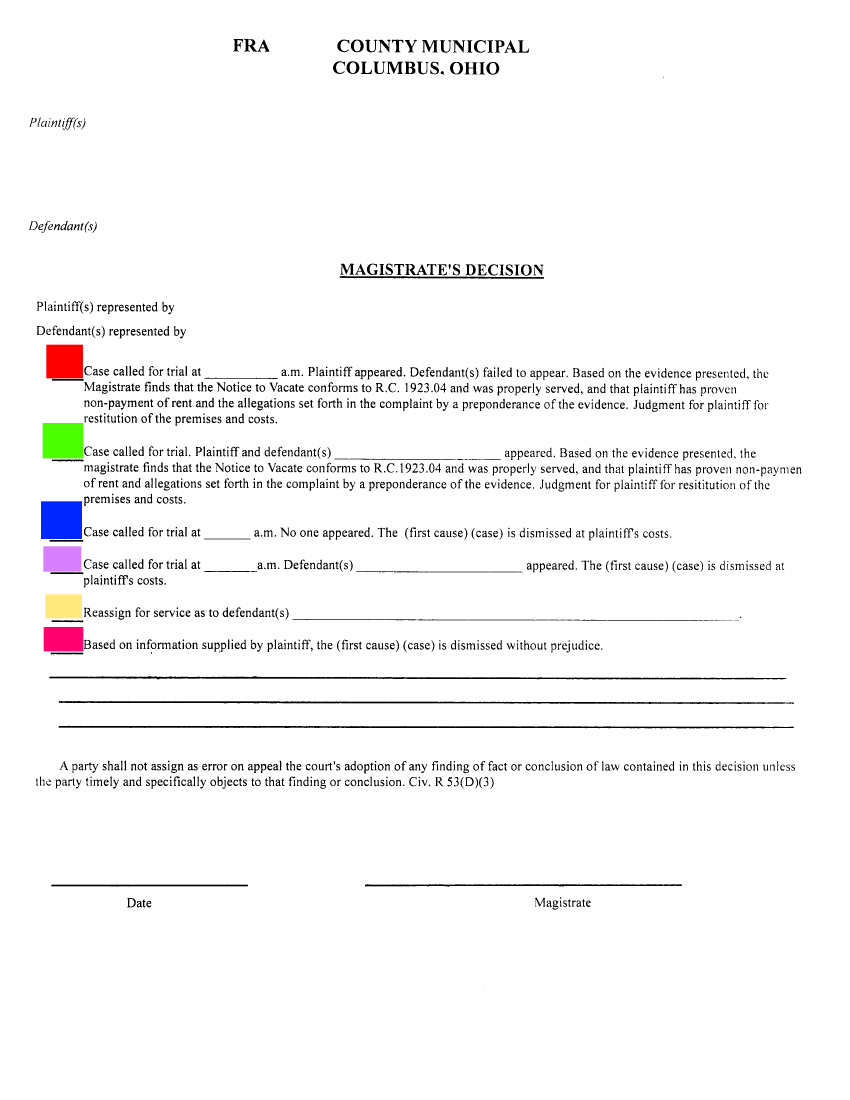
#> input picture apps/nextgen/files/template-boxes.png, 2550 x 3300 px (shown at 1/3 size)
$ python extract_color_roi.py --image template-boxes.png
#> lines starting #> are read from the running program, lines starting #| are printed output that depends on the picture; after the words box and inside, x2 and y2 are one past the last pixel; in counts of white or black regions, pixels touching at a corner belong together
import cv2
import numpy as np
import json
import argparse
import os


def order_corners_clockwise(pts):
    """
    Order 4 points as: top-left, top-right, bottom-right, bottom-left.
    pts: Nx2 array
    """
    pts = np.array(pts, dtype=np.float32)
    c = np.mean(pts, axis=0)
    d = pts - c
    angles = np.arctan2(d[:, 1], d[:, 0])
    # Sort by angle: TL(-pi,-pi/2), TR(-pi/2,0), BR(0,pi/2), BL(pi/2,pi)
    idx = np.argsort(angles)
    pts_sorted = pts[idx]

    # After sort by angle, ensure TL first. Among the two with smallest y, the leftmost is TL.
    # Alternatively, we can do a more stable approach:
    s = pts_sorted.sum(axis=1)  # TL has smallest sum
    diff = np.diff(
        pts_sorted, axis=1
    ).ravel()  # TR has smallest diff, BL has largest diff
    tl = pts_sorted[np.argmin(s)]
    br = pts_sorted[np.argmax(s)]
    tr = pts_sorted[np.argmin(diff)]
    bl = pts_sorted[np.argmax(diff)]
    return np.array([tl, tr, br, bl], dtype=np.float32)


def mean_hex_color(img_bgr, mask):
    """
    Compute mean BGR within mask and return HEX string (#RRGGBB).
    """
    if mask.sum() == 0:
        return "#000000"
    mean_bgr = cv2.mean(img_bgr, mask=mask.astype(np.uint8))[0:3]  # (b, g, r, _)
    b, g, r = [int(round(x)) for x in mean_bgr]
    return "#{:02X}{:02X}{:02X}".format(r, g, b)


def find_colored_boxes(image_bgr, min_area=5000, approx_eps_frac=0.02):
    """
    Detect colored rectangular boxes and return list of dicts:
    { 'id': i, 'color_hex': '#RRGGBB', 'corners': [[x,y], ...] (TL,TR,BR,BL), 'bbox': [x,y,w,h] }
    """
    h, w = image_bgr.shape[:2]
    # Smooth slightly to reduce noise
    blur = cv2.GaussianBlur(image_bgr, (5, 5), 0)

    # Convert to HSV; colored boxes should have higher saturation than background template
    hsv = cv2.cvtColor(blur, cv2.COLOR_BGR2HSV)

    # Generic "colorful" mask: high S (saturation), not too dark, not too bright
    # Adjust thresholds if needed:
    # S > 60 filters out grayscale/black template lines; V between 50..255 keeps visible colors
    s_min = 60
    v_min = 40
    color_mask = (hsv[:, :, 1] > s_min) & (hsv[:, :, 2] > v_min)

    mask = color_mask.astype(np.uint8) * 255

    # Morphology to clean up
    kernel = cv2.getStructuringElement(cv2.MORPH_RECT, (5, 5))
    mask = cv2.morphologyEx(mask, cv2.MORPH_OPEN, kernel, iterations=1)
    mask = cv2.morphologyEx(mask, cv2.MORPH_CLOSE, kernel, iterations=1)

    # Find contours
    contours, _ = cv2.findContours(mask, cv2.RETR_EXTERNAL, cv2.CHAIN_APPROX_SIMPLE)

    rois = []
    debug_mask = np.zeros((h, w), dtype=np.uint8)

    for i, cnt in enumerate(contours):
        area = cv2.contourArea(cnt)
        if area < min_area:
            continue

        # Approximate polygon
        peri = cv2.arcLength(cnt, True)
        approx = cv2.approxPolyDP(cnt, approx_eps_frac * peri, True)

        # Try to enforce 4 corners by fallback to minAreaRect if approx != 4
        if len(approx) != 4:
            rect = cv2.minAreaRect(cnt)
            box = cv2.boxPoints(rect)  # 4x2 float
            approx = np.int32(box).reshape(-1, 1, 2)

        if len(approx) != 4:
            # Skip weird shapes
            continue

        pts = approx.reshape(-1, 2)  # shape (4,2)
        # Order corners TL, TR, BR, BL
        corners = order_corners_clockwise(pts)

        # Bounding box (int)
        x, y, bw, bh = cv2.boundingRect(pts)

        # Create a mask for this contour to compute mean color
        roi_mask = np.zeros((h, w), dtype=np.uint8)
        cv2.drawContours(roi_mask, [cnt], -1, 255, thickness=cv2.FILLED)

        color_hex = mean_hex_color(image_bgr, roi_mask)

        rois.append(
            {
                "id": i,
                "color_hex": color_hex,
                "corners": corners.astype(int).tolist(),  # [[x,y], ...] TL,TR,BR,BL
                "bbox": [int(x), int(y), int(bw), int(bh)],
                "area": float(area),
            }
        )

        # For debug mask (optional)
        debug_mask[roi_mask > 0] = 255

    # Sort by top-left x,y to have stable ordering across runs (optional)
    def tl_key(roi):
        tl = roi["corners"][0]
        return (tl[1], tl[0])  # sort by y, then x

    rois.sort(key=tl_key)

    return rois, mask, debug_mask


def visualize(image_bgr, rois, window_name="Colored ROIs"):
    vis = image_bgr.copy()
    for roi in rois:
        corners = np.array(roi["corners"], dtype=np.int32)
        color_hex = roi["color_hex"]
        # Draw polygon
        cv2.polylines(vis, [corners], isClosed=True, color=(0, 255, 255), thickness=2)
        # Draw corner circles and labels
        for idx, (x, y) in enumerate(corners):
            cv2.circle(vis, (x, y), 6, (0, 0, 255), -1)
            cv2.putText(
                vis,
                f"{idx}",
                (x + 6, y - 6),
                cv2.FONT_HERSHEY_SIMPLEX,
                0.6,
                (50, 50, 50),
                2,
                cv2.LINE_AA,
            )
        # Put the color hex near TL
        tlx, tly = corners[0]
        cv2.putText(
            vis,
            color_hex,
            (tlx, tly - 10),
            cv2.FONT_HERSHEY_SIMPLEX,
            0.6,
            (40, 200, 40),
            2,
            cv2.LINE_AA,
        )
    return vis


def main():
    parser = argparse.ArgumentParser(
        description="Extract corners of color-filled ROI boxes from a template image."
    )
    parser.add_argument(
        "--image", required=True, help="Path to PNG with colored boxes over template."
    )
    parser.add_argument(
        "--min_area",
        type=int,
        default=5000,
        help="Minimum contour area to accept as a box.",
    )
    parser.add_argument(
        "--eps_frac",
        type=float,
        default=0.02,
        help="ApproxPolyDP epsilon as fraction of perimeter.",
    )
    parser.add_argument(
        "--save_json", default=None, help="Optional path to save ROI corners as JSON."
    )
    parser.add_argument(
        "--save_debug",
        default=None,
        help="Optional path to save debug visualization PNG.",
    )
    args = parser.parse_args()

    img = cv2.imread(args.image, cv2.IMREAD_COLOR)
#> img is the input picture: shape (3300, 2550, 3); mean B, G, R 246.8, 246.7, 247.1
    if img is None:
        raise IOError(f"Could not load image: {args.image}")

    rois, mask, dbg_mask = find_colored_boxes(
        img, min_area=args.min_area, approx_eps_frac=args.eps_frac
    )
#> in find_colored_boxes, `hsv = cv2.cvtColor(blur, cv2.COLOR_BGR2HSV)`: hsv: shape (3300, 2550, 3); mean H, S, V 0.7, 1.7, 247.8
#> in find_colored_boxes, `color_mask = (hsv[:, :, 1] > s_min) & (hsv[:, :, 2] > v_min)`:
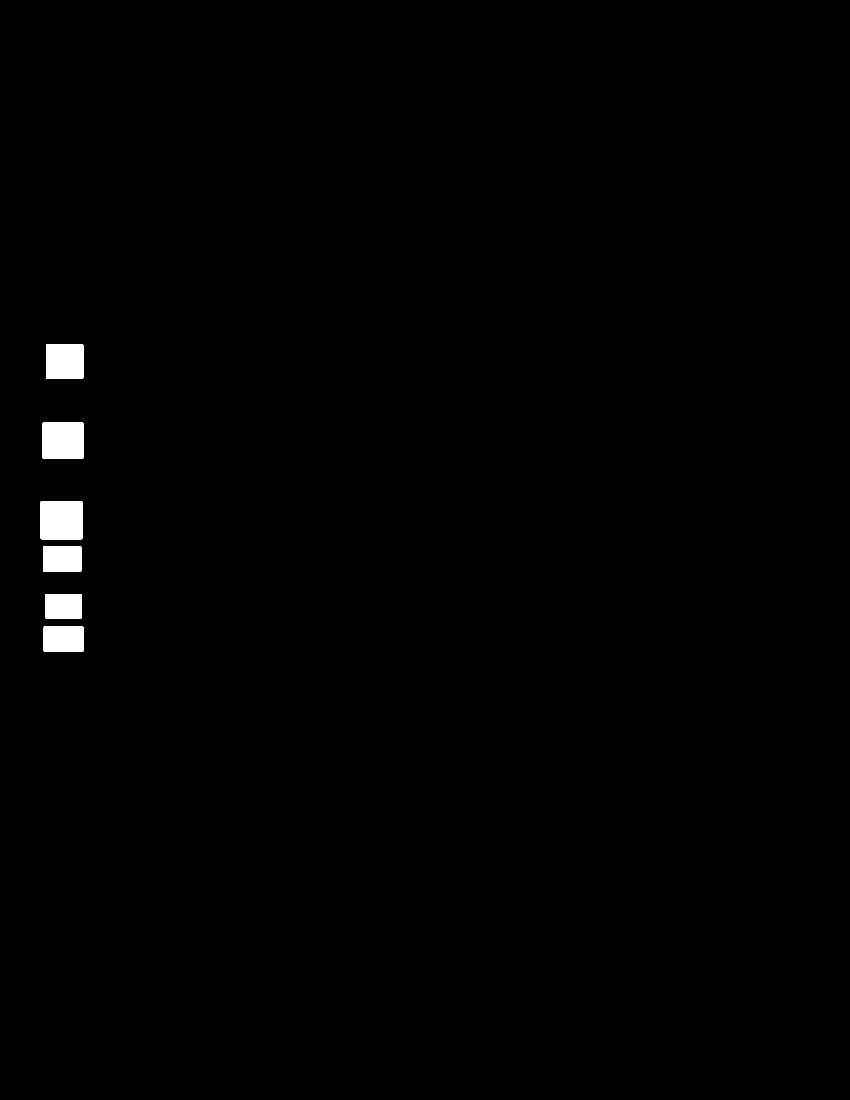
#> color_mask: shape (3300, 2550) bool (shown at 1/3 size); 0.77% white; 6 white regions, box (x1, y1, x2, y2) and area: (122, 1503, 247, 1618) 14363, (127, 1268, 251, 1376) 13380, (138, 1033, 250, 1136) 11524, (130, 1880, 251, 1955) 9063, (130, 1639, 244, 1715) 8660, (136, 1783, 246, 1855) 7916
#> in find_colored_boxes, `mask = color_mask.astype(np.uint8) * 255`: mask: shape (3300, 2550); 0.77% white; 6 white regions
#> in find_colored_boxes, `contours, _ = cv2.findContours(mask, cv2.RETR_EXTERNAL, cv2.CHAIN_APPR..`: contours = 6 contours; box (x1, y1, x2, y2) and area: (122, 1503, 247, 1618) 14128, (127, 1268, 251, 1376) 13153, (138, 1033, 250, 1136) 11314, (130, 1880, 251, 1955) 8872, (130, 1639, 244, 1715) 8473, (136, 1783, 246, 1855) 7737
#> the loop in find_colored_boxes, `for i, cnt in enumerate(contours):` made 6 passes
#> (area, peri, c in order_corners_clockwise, d in order_corners_clockwise, angles in order_corners_clockwise, s in order_corners_clockwise, diff in order_corners_clockwise) on passes 1, 4, 5: (8872, 383.3, [190, 1917], [[-60, -35], [-58, 37], [60, 35], [58, -37]], [-2.61, 2.57, 0.528, -0.568], [2012, 2128, 2202, 2086], [1752, 1632, 1702, 1822]), (14128, 471.3, [184, 1560], [[-62, -55], [-60, 57], [62, 55], [60, -57]], [-2.42, 2.38, 0.726, -0.76], [1627, 1747, 1861, 1741], [1383, 1259, 1369, 1493]), (13153, 455.3, [188.5, 1321.5], [[-61.5, -51.5], [-59.5, 53.5], [61.5, 51.5], [59.5, -53.5]], [-2.44, 2.41, 0.697, -0.732], [1397, 1516, 1623, 1504], [1143, 1020, 1123, 1246])
#> (area, peri, c in order_corners_clockwise, d in order_corners_clockwise, angles in order_corners_clockwise, s in order_corners_clockwise, diff in order_corners_clockwise) on passes 2 to 3: (7737, 357.7, [190.5, 1818.5], [[-54.5, -34.5], [-53.5, 35.5], [54.5, 34.5], [53.5, -35.5]], [-2.58, 2.56, 0.564, -0.586], [1920, 2027, 2098, 1991], [1648, 1539, 1608, 1717]), (8473, 373.7, [186.5, 1676.5], [[-56.5, -36.5], [-55.5, 37.5], [56.5, 36.5], [55.5, -37.5]], [-2.57, 2.55, 0.574, -0.594], [1770, 1881, 1956, 1845], [1510, 1397, 1470, 1583])
#> after the loop in find_colored_boxes, `for i, cnt in enumerate(contours):`:
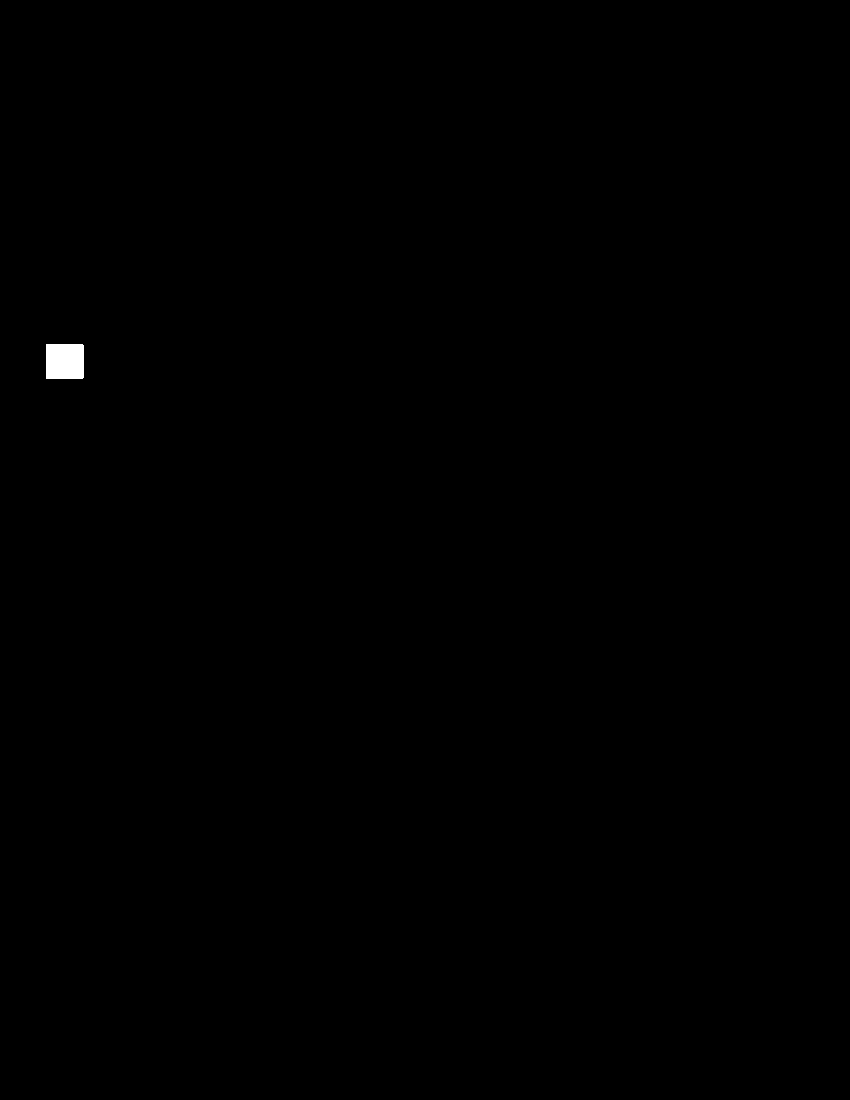
#> roi_mask: shape (3300, 2550) (shown at 1/3 size); 0.14% white; 1 white region, box (x1, y1, x2, y2) and area: (138, 1033, 250, 1136) 11524
#> after the loop in find_colored_boxes, `for i, cnt in enumerate(contours):`: rois = 6 items
#> in tl_key, `tl = roi["corners"][0]`: tl = [130, 1882]
#> rois = 6 items

    # Print results
    print(
        json.dumps(
            {"image": os.path.basename(args.image), "count": len(rois), "rois": rois},
            indent=2,
        )
    )
#> (printed output is left out)

    # Visualization
    vis = visualize(img, rois, "Colored ROIs")
#> the loop in visualize, `for roi in rois:` made 6 passes
#> (corners, color_hex, tlx, tly) on passes 1 to 6: ([[138, 1035], [247, 1033], [249, 1133], [140, 1135]], '#FF0909', 138, 1035), ([[127, 1270], [248, 1268], [250, 1373], [129, 1375]], '#52FF09', 127, 1270), ([[122, 1505], [244, 1503], [246, 1615], [124, 1617]], '#082DFF', 122, 1505), ([[130, 1640], [242, 1639], [243, 1713], [131, 1714]], '#D67FFF', 130, 1640), ([[136, 1784], [244, 1783], [245, 1853], [137, 1854]], '#FFE97F', 136, 1784), ([[130, 1882], [248, 1880], [250, 1952], [132, 1954]], '#FF0B74', 130, 1882)

    # Resizable windows and reasonable default size
    cv2.namedWindow("Colored ROIs", cv2.WINDOW_NORMAL)
    cv2.resizeWindow("Colored ROIs", 1600, 900)
    cv2.imshow("Colored ROIs", vis)

    cv2.namedWindow("Color Mask", cv2.WINDOW_NORMAL)
    cv2.resizeWindow("Color Mask", 800, 600)
    cv2.imshow("Color Mask", mask)

    cv2.waitKey(0)
    cv2.destroyAllWindows()

    # Optional saves
    if args.save_json:
        with open(args.save_json, "w") as f:
            json.dump(
                {
                    "image": os.path.basename(args.image),
                    "count": len(rois),
                    "rois": rois,
                },
                f,
                indent=2,
            )
        print(f"Saved JSON: {args.save_json}")

    if args.save_debug:
        cv2.imwrite(args.save_debug, vis)
        print(f"Saved debug image: {args.save_debug}")


if __name__ == "__main__":
    main()
